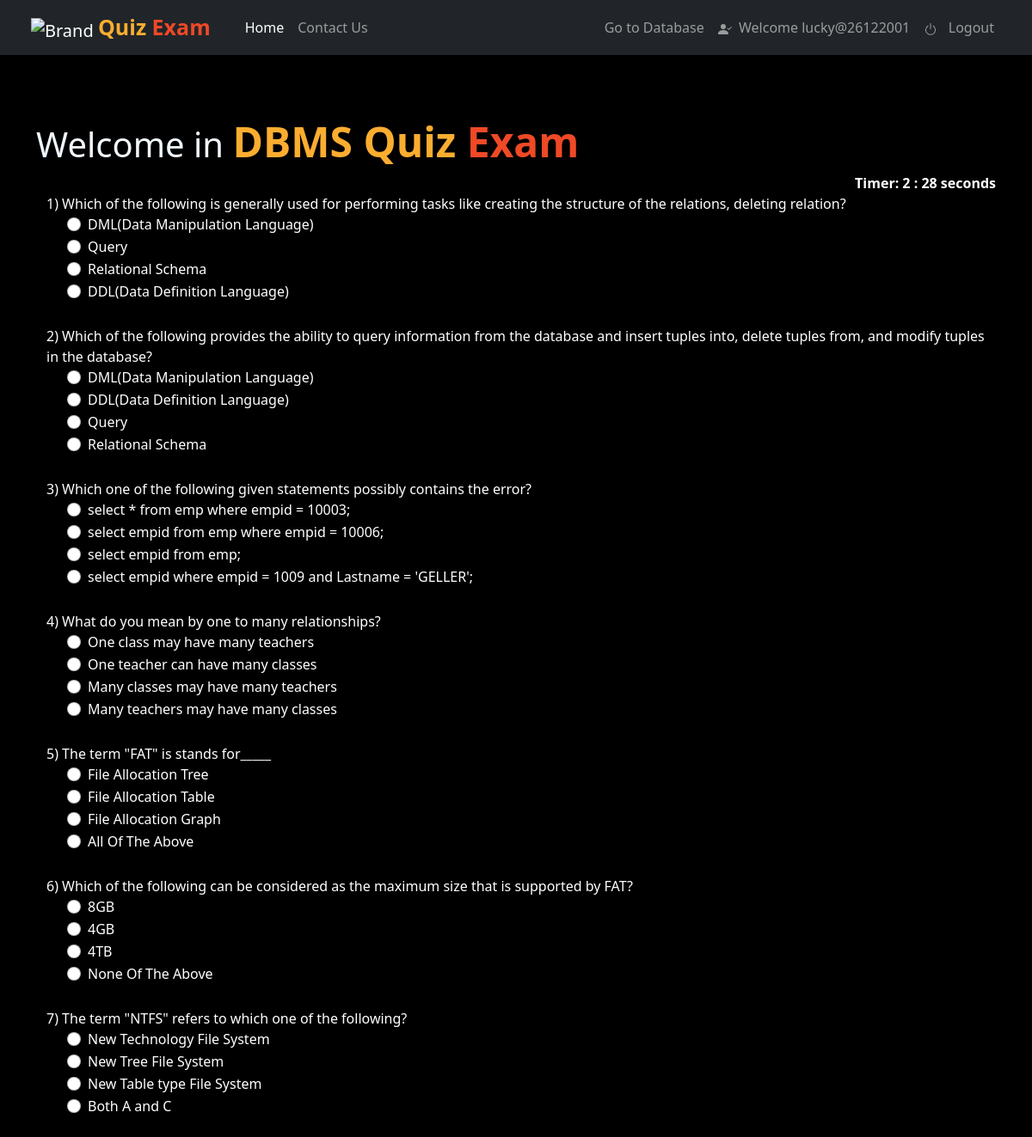
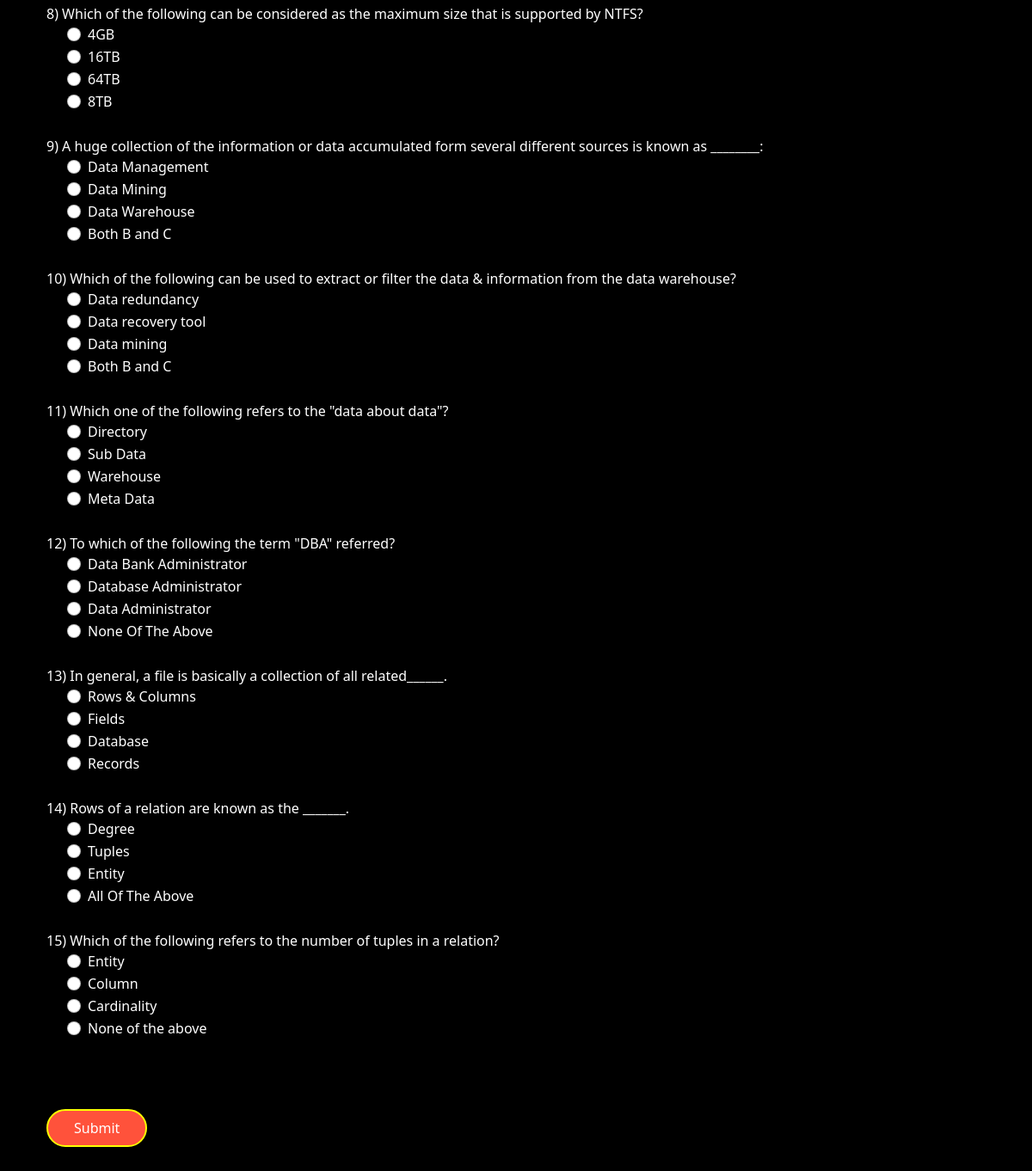
Page /ques3/ (signed in) on the committed database (2 pictures, top to bottom).
### user/models.py (models this page shows, shortened)
class QuesModel3(models.Model):
    question3 = models.CharField(max_length=200,null=True)
    op1 = models.CharField(max_length=200,null=True)
    op2 = models.CharField(max_length=200,null=True)
    op3 = models.CharField(max_length=200,null=True)
    op4 = models.CharField(max_length=200,null=True)
    ans = models.CharField(max_length=200,null=True)

### user/views.py (the view)
# urls.py: path('ques3/', user_view.ques3, name ='ques3'),
def ques3(request):
    if request.method == 'POST':
        questions = QuesModel3.objects.all()
        score = 0
        wrong = 0
        correct = 0
        total = 0
        for q in questions:
            total += 1
            if q.ans == request.POST.get(q.question3):
                score += 10
                correct += 1
            else:
                wrong += 1
        percent = score/(total*10) * 100
        context = {
            'score': score,
            'time': request.POST.get('timer'),
            'correct': correct,
            'wrong': wrong,
            'percent': percent,
            'total': total
        }
        return render(request, 'user/result.html', context)
    else:
        questions = QuesModel3.objects.all()
        context = {
            'question3': questions
        }
        return render(request, 'user/ques3.html', context)

### user/templates/user/ques3.html (shortened to what this page needs)
{% load static %} {% load crispy_forms_tags %}
<!DOCTYPE html>
<html lang="en">
<head>
    <link href="https://cdn.jsdelivr.net/npm/bootstrap@5.1.3/dist/css/bootstrap.min.css" rel="stylesheet">
    <link href="https://maxcdn.bootstrapcdn.com/font-awesome/4.7.0/css/font-awesome.min.css" rel="stylesheet">
    <link rel="stylesheet" href="https://cdnjs.cloudflare.com/ajax/libs/font-awesome/4.7.0/css/font-awesome.min.css">
    {% block css %}
</head>
<body class="container-fluid hello" oncopy="return false" oncut="return false" onpaste="return false">
    <header class="row">
               <nav class="navbar navbar-expand-lg navbar-dark bg-dark">
            <div class="container-fluid">
                <a class="navbar-brand" href="/">
                    <img alt="Brand" src="https://upload.wikimedia.org/wikipedia/commons/a/aa/Guess_Quiz_Logo.png" width="40" height="40" class=" ">
                    <span class="head1">Quiz </span><span class="head2">Exam</span>
                </a>
              <div class="collapse navbar-collapse" id="navbarSupportedContent">
                <ul class="navbar-nav me-auto mb-2 mb-lg-0">
                  <li class="nav-item">
                    <a class="nav-link active" aria-current="page" href="/">Home</a>
                  </li>
                  <li class="nav-item"><a class="nav-link " href="{% url 'contact' %}">Contact Us</a></li>
                </ul>
                            <ul class="navbar-nav justify-content-end">
                                {% if user.is_superuser %}
                                <li class="nav-item"><a class="nav-link " href="/user/nikhilluckyjyoti/QuizExam/">Go to Database</a></li>
                                {% endif %}
                                {% if user.is_authenticated %}
                                <li class="nav-item"><a class="nav-link " href="{% url 'index' %}"> &nbsp;  Welcome {{user.username}}</a></li>
                                <li class="nav-item"><a class="nav-link " href="{% url 'logout' %}"><svg xmlns="http://www.w3.org/2000/svg" width="16" height="16" fill="currentColor" class="bi bi-power" viewBox="0 0 16 16">
                                    <path d="M7.5 1v7h1V1h-1z"/>
                                    <path d="M3 8.812a4.999 4.999 0 0 1 2.578-4.375l-.485-.874A6 6 0 1 0 11 3.616l-.501.865A5 5 0 1 1 3 8.812z"/>
                                  </svg> &nbsp; Logout</a></li>
                            {% endif %}
            </div>
          </nav>
    </header>
    <br/>
    <br>
    <br> {% if user.is_authenticated %}
    <div class="container " onmousedown="return false" onmouseup="return false" onselect="return false">
        <h1><span style="color: aliceblue;">Welcome in </span> <span class="head8">DBMS Quiz </span> <span class="head9">Exam</span></h1>
        <div align="right " id="displaytimer" style="color: white;"><b>Timer: 0 seconds</b></div>
        <form method='post' action='' name="form1" id="form1" class="container form">
            {% csrf_token %} {% for q in question3%}
            <div class="form-group">
                <label for="question">{{q.question3}}</label>
            </div>
            <div class="form-check">
                <div class="form-check">
                    <input class="form-check-input" type="radio" name="{{q.question}}" id="gridRadios1" value="option1">
                    <label class="form-check-label" for="gridRadios1">
                    {{q.op1}}
                </label>
                </div>
                <div class="form-check">
                    <input class="form-check-input" type="radio" name="{{q.question}}" id="gridRadios2" value="option2">
                    <label class="form-check-label" for="gridRadios2">
                    {{q.op2}}
                </label>
                </div>
                <div class="form-check">
                    <input class="form-check-input" type="radio" name="{{q.question}}" id="gridRadios1" value="option3">
                    <label class="form-check-label" for="gridRadios1">
                    {{q.op3}}
                </label>
                </div>
                <div class="form-check">
                    <input class="form-check-input" type="radio" name="{{q.question}}" id="gridRadios2" value="option4">
                    <label class="form-check-label" for="gridRadios2">
                    {{q.op4}}
                </label>
                </div>
                <br>
            </div>
            {% endfor %}
            <br>
            <button type="submit" class="btn btn-primary form">Submit</button>
        </form>
        {% endif %}
    </div>
     {% endblock %}

### user/templates/user/ques3.html (style rules this page uses)
.hello { background-color: black; }
.head8 { color: #FBAD30; font-size: 3rem; font-weight: bold; }
.head9 { color: #EF4926; font-size: 3rem; font-weight: bold; }
.head1 { color: #FBAD30; font-size: 25px; font-weight: bold; }
.head2 { color: #EF4926; font-size: 25px; font-weight: bold; }
.btn { padding: 8px 30px; margin: 30px 0; background-color: #ff523b; color: #fff; border: 2px solid yellow; border-radius: 30px; cursor: pointer; }
.form { color: white; }

### rows in the picture
QuesModel3: question3 "1) Which of the following is generally used for performing tasks like creating the structure of the relations, deleting relation?", op1 "DML(Data Manipulation Language)", op2 "Query", op3 "Relational Schema", op4 "DDL(Data Definition Language)"
QuesModel3: question3 "2) Which of the following provides the ability to query information from the database and insert tuples into, delete tuples from, and modify tuples in the database?", op1 "DML(Data Manipulation Language)", op2 "DDL(Data Definition Language)", op3 "Query", op4 "Relational Schema"
QuesModel3: question3 "3) Which one of the following given statements possibly contains the error?", op1 "select * from emp where empid = 10003;", op2 "select empid from emp where empid = 10006;", op3 "select empid from emp;", op4 "select empid where empid = 1009 and Lastname = 'GELLER';"
QuesModel3: question3 "4) What do you mean by one to many relationships?", op1 "One class may have many teachers", op2 "One teacher can have many classes", op3 "Many classes may have many teachers", op4 "Many teachers may have many classes"
QuesModel3: question3 "5) The term \"FAT\" is stands for_____", op1 "File Allocation Tree", op2 "File Allocation Table", op3 "File Allocation Graph", op4 "All Of The Above"
QuesModel3: question3 "6) Which of the following can be considered as the maximum size that is supported by FAT?", op1 "8GB", op2 "4GB", op3 "4TB", op4 "None Of The Above"
QuesModel3: question3 "7) The term \"NTFS\" refers to which one of the following?", op1 "New Technology File System", op2 "New Tree File System", op3 "New Table type File System", op4 "Both A and C"
QuesModel3: question3 "8) Which of the following can be considered as the maximum size that is supported by NTFS?", op1 "4GB", op2 "16TB", op3 "64TB", op4 "8TB"
QuesModel3: question3 "9) A huge collection of the information or data accumulated form several different sources is known as ________:", op1 "Data Management", op2 "Data Mining", op3 "Data Warehouse", op4 "Both B and C"
QuesModel3: question3 "10) Which of the following can be used to extract or filter the data & information from the data warehouse?", op1 "Data redundancy", op2 "Data recovery tool", op3 "Data mining", op4 "Both B and C"
QuesModel3: question3 "11) Which one of the following refers to the \"data about data\"?", op1 "Directory", op2 "Sub Data", op3 "Warehouse", op4 "Meta Data"
QuesModel3: question3 "12) To which of the following the term \"DBA\" referred?", op1 "Data Bank Administrator", op2 "Database Administrator", op3 "Data Administrator", op4 "None Of The Above"
QuesModel3: question3 "13) In general, a file is basically a collection of all related______.", op1 "Rows & Columns", op2 "Fields", op3 "Database", op4 "Records"
QuesModel3: question3 "14) Rows of a relation are known as the _______.", op1 "Degree", op2 "Tuples", op3 "Entity", op4 "All Of The Above"
QuesModel3: question3 "15) Which of the following refers to the number of tuples in a relation?", op1 "Entity", op2 "Column", op3 "Cardinality", op4 "None of the above"

### other values in the picture
{{ user.username }} "lucky@26122001"
